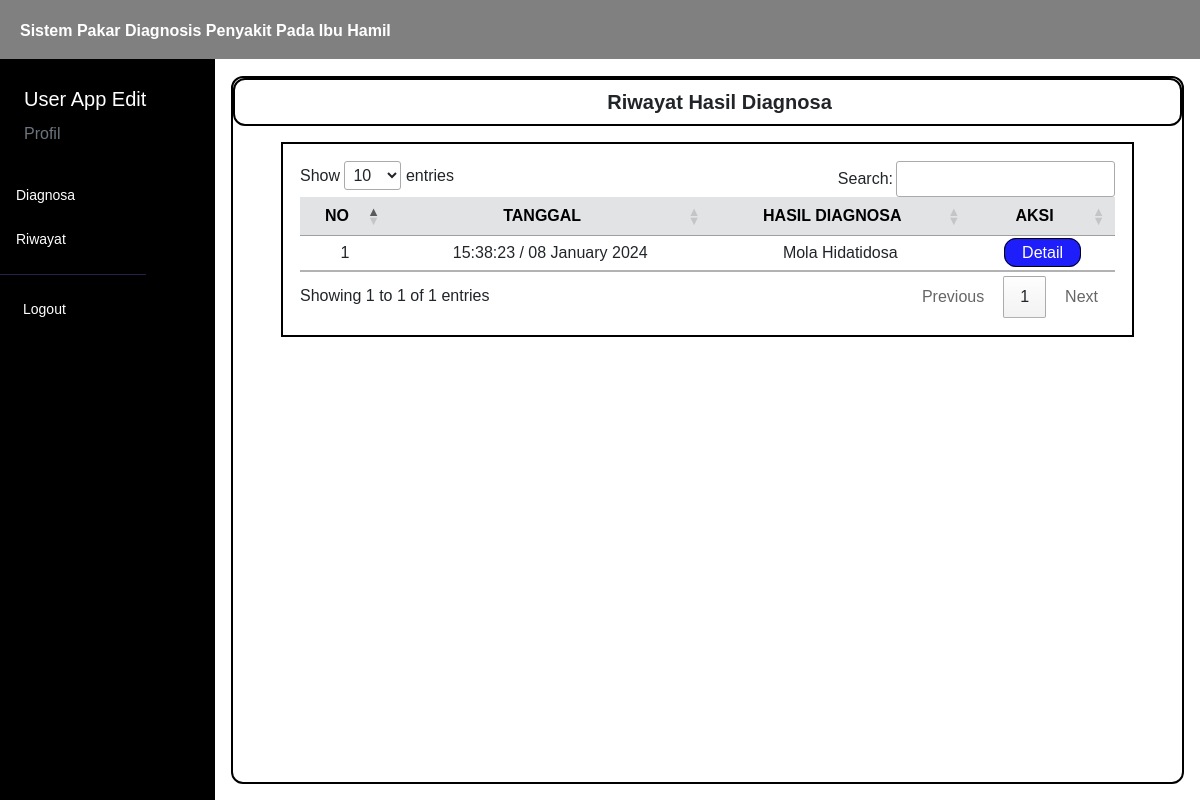
Before: /menu/riwayat.php (signed in) with the older database file.
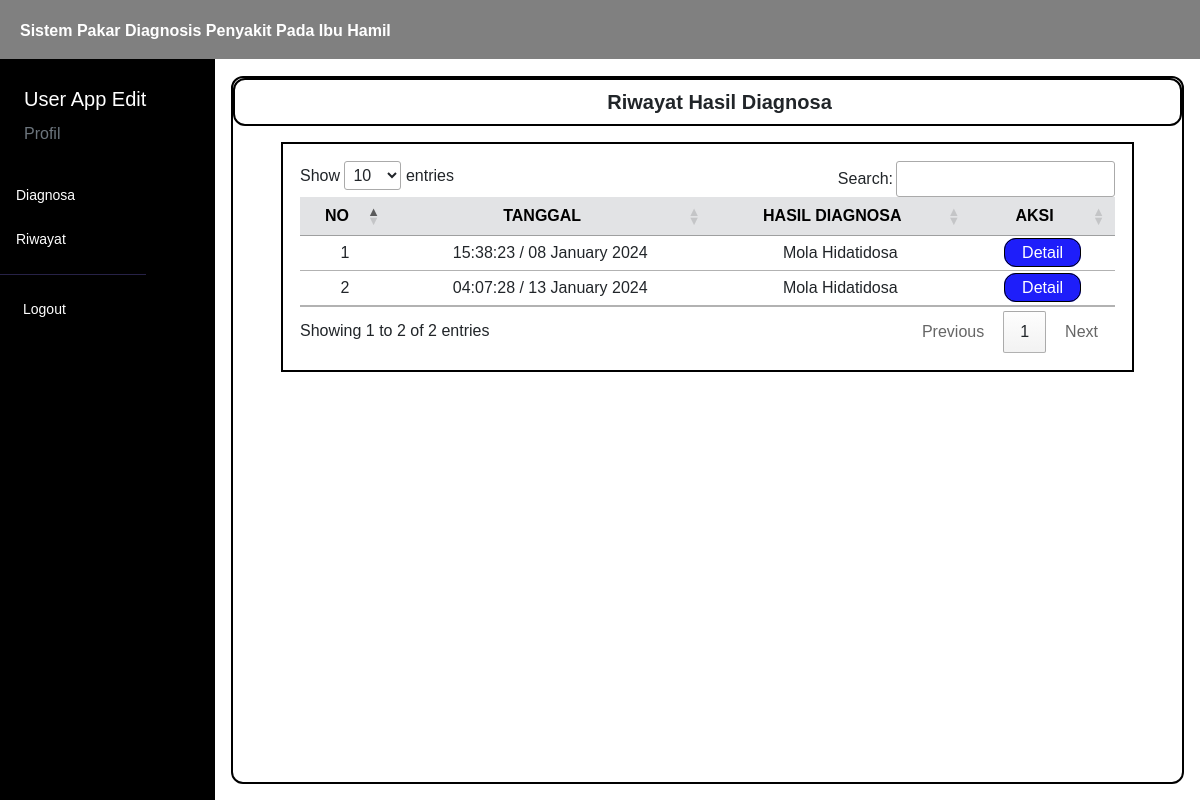
After: the same page with the newer database file.
### tables this page shows
CREATE TABLE `hasil` (
  `idhasil` int(11) NOT NULL,
  `iduser` int(11) NOT NULL,
  `tanggal` timestamp NOT NULL DEFAULT current_timestamp(),
  `usia_kandungan` int(30) NOT NULL,
  `preeklampsia` double DEFAULT 0,
  `kehamilan_etopik` double DEFAULT 0,
  `hiperemesis_gravidarum` double DEFAULT 0,
  `mola_hidatidosa` double DEFAULT 0,
  `anemia` double DEFAULT 0
);

CREATE TABLE `user` (
  `iduser` int(11) NOT NULL,
  `username` varchar(50) NOT NULL,
  `password` varchar(100) NOT NULL,
  `nama` varchar(50) NOT NULL,
  `email` varchar(50) NOT NULL,
  `level` varchar(40) NOT NULL
);

### controller/main.php (called while the page is built, shortened)
<?php
$conn = mysqli_connect("localhost", "root", "", "kehamilan");
function query($query)
{
    global $conn;
    $result = mysqli_query($conn, $query);
    $rows = [];
    while ($row = mysqli_fetch_assoc($result)) {
        $rows[] = $row;
    }
    return $rows;
}
function generateRandomKey()
{
    $keyLength = 32;
    $randomBytes = openssl_random_pseudo_bytes($keyLength, $strong);
    if (!$strong) {
        $randomBytes = random_bytes($keyLength);
    }
    return base64_encode($randomBytes);
}
function enkripsi($kata)
{
    $key = generateRandomKey();
    $string = openssl_encrypt($kata, 'AES-256-CBC', $key, 0, substr($key, 0, 16));
    $hasilEnkripsi = base64_encode($key . $string);
    return $hasilEnkripsi;
}
function dekripsi($kata)
{
    $string = base64_decode($kata);
    $key = substr($string, 0, 44);
    $enkripsi = substr($string, 44);
    $hasil = openssl_decrypt($enkripsi, 'AES-256-CBC', $key, 0, substr($key, 0, 16));
    return $hasil;
}
function cari_user() {
    $id = dekripsi($_COOKIE['SPKehamilan']);
    $user = query("SELECT * FROM user WHERE iduser = $id")[0];
    return $user;
}
?>

### navbar/navbar.php (called while the page is built, shortened)
<?php
require_once '../controller/main.php';
if (isset($_COOKIE['SPKehamilan'])) {
    $user = cari_user();
}
?>

### controller/hasil.php (called while the page is built, shortened)
<?php
require_once 'main.php';
function hasil($data)
{
    $penyakit = query("SELECT * FROM penyakit");
    foreach ($penyakit as $pen) {
        $nama[] = strtolower(str_replace(" ", "_", $pen['nama_penyakit']));
        $nama_penyakit[] = $pen['nama_penyakit'];
    }
    foreach ($nama as $na) {
        $nilai_hasil[] = $data[$na];
    }
    $posisi = array_keys($nilai_hasil, max($nilai_hasil));
    foreach ($posisi as $po) {
        $hasil_penyakit[] = $nama_penyakit[$po];
    }
    return $hasil_penyakit;
}
?>

### menu/riwayat.php (the view, shortened to what the changed rows need)
<?php
    require_once '../controller/hasil.php';
?>
<html lang="en">
<head>
    <link href="https://cdn.jsdelivr.net/npm/bootstrap@5.3.0/dist/css/bootstrap.min.css" rel="stylesheet"
>
    <link rel="stylesheet" href="https://cdn.datatables.net/1.13.4/css/jquery.dataTables.min.css">
    <link rel="stylesheet" href="../style.css">
</head>
<body>
    <div class="content">
        <?php
        require_once('../navbar/navbar.php');
        ?>
        <div class="main-container m-0">
            <div class="d-flex">
                <div class="contents px-3 py-3">
                    <div class="box">
                        <div class="box1">
                            <h5 class="text-dark text-center mb-0 ms-4 fw-bold">
                            </h5>
                        </div>
                        <div class="tabel mx-5 mt-3">
                            <?php
                                if($user['level'] == "User") :
                                    $id = $user['iduser'];
                                    $data_hasil = query("SELECT * FROM hasil WHERE iduser = $id");
                            ?>
                                <table id="example" class="table table-hover text-center">
                                    <thead>
                                        <tr class="table-secondary">
                                            <th class="text-center" scope="col">NO</th>
                                            <th class="text-center" scope="col">TANGGAL</th>
                                            <th class="text-center" scope="col">HASIL DIAGNOSA</th>
                                            <th class="text-center" scope="col">AKSI</th>
                                        </tr>
                                    </thead>
                                    <tbody>
                                        <?php
                                            $i = 1;
                                            foreach($data_hasil as $dh) :
                                                $waktu_tes = strftime('%H:%M:%S / %d %B %Y', strtotime($dh['tanggal']));
                                                $hasil = hasil($dh);
                                                if(count($hasil) > 1) {
                                                    $nama_penyakit = implode(", ", $hasil);
                                                } else {
                                                    $nama_penyakit = $hasil[0];
                                                }
                                        ?>
                                            <tr>
                                                <td><?= $i; ?></td>
                                                <td><?= $waktu_tes; ?></td>
                                                <td><?= $nama_penyakit; ?></td>
                                                <td>
                                                    <a href="../hasil/index.php?id=<?= enkripsi($dh['idhasil']); ?>">
                                                        Detail
                                                    </a>
                                                </td>
                                            </tr>
                                        <?php
                                            $i++;
                                            endforeach;
                                        ?>
                                    </tbody>
                                </table>
                            <?php endif;?>
                        </div>
                    </div>
                </div>
            </div>
        </div>
    </div>
</body>
</html>

Changed rows visible on the page:
added hasil: tanggal "04:07:28 / 13 January 2024", nama_penyakit "Mola Hidatidosa"
Other visible differences:
text written by a page script: "Show entries Search: Showing 1 to 1 of 1 entries Previous 1 Next" → "Show entries Search: Showing 1 to 2 of 2 entries Previous 1 Next"
